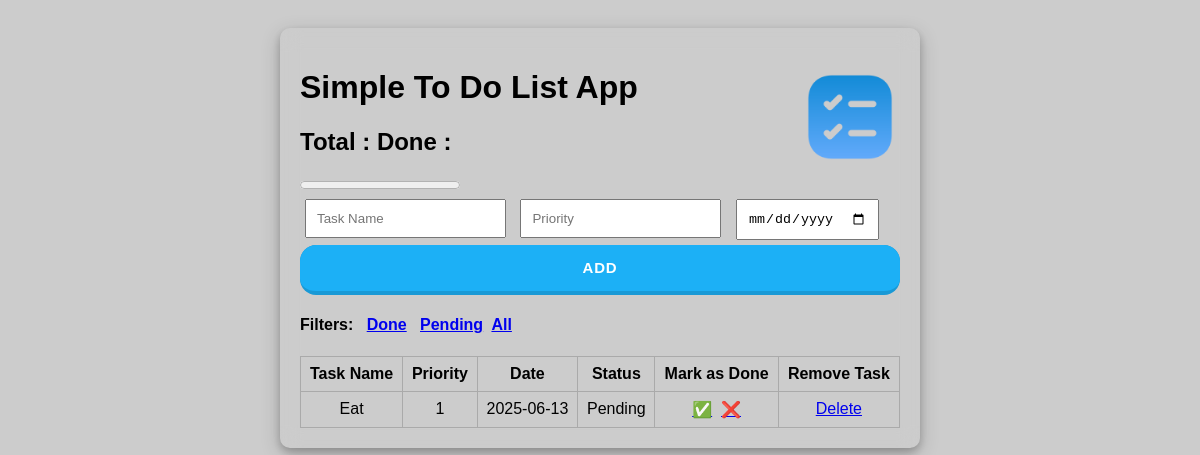
Page /pendingfilter on the committed database.
### tables this page shows
CREATE TABLE task (
                id INTEGER PRIMARY KEY AUTOINCREMENT,
                tname TEXT,
                priority INTEGER,
                datepick DATE,
                status TEXT
            );

### app.py (the view)
@app.route("/pendingfilter")
def pendingfilter():
    with sqlite3.connect(DB) as conn:
        don = conn.execute("SELECT * FROM task WHERE status = \'Pending\'").fetchall()
    return render_template("index.html", items=don)
    return redirect("/")

### templates/index.html (shortened to what this page needs)
<!DOCTYPE html>
<html>
<head>
    <link rel="stylesheet" href="{{ url_for('static', filename='style.css') }}">
</head>
<body>
    <div class="container">
       <h3>
        <img src="{{ url_for('static', filename='task.png') }}" width="100px" style="float:right;" />
           </h3>
        <h1>Simple To Do List App</h1>
        <h2>Total : {{total}} Done : {{done}}</h2>
        <progress id="file" value = {{done}} max = {{total}}> </progress>
        <form method="POST">
            <input type="text" name="taskname" placeholder="Task Name" required>
            <input type="number" name="priority" placeholder="Priority" required>
            <input type="date"  name="datepicker" placeholder="Date" required>
            <button class="button-19" type="submit">Add</button>
        </form>
        <h4>
            Filters: &nbsp;&nbsp;<a href="{{ url_for('donefilter') }}">Done</a> &nbsp;
            <a href="{{ url_for('pendingfilter') }}">Pending</a>&nbsp;
            <a href="{{ url_for('allfilter') }}">All</a>
        </h4>
        <table>
            <thead>
                <tr>
                    <th>Task Name</th>
                    <th>Priority</th>
                    <th>Date</th>
                    <th>Status</th>
                    <th>Mark as Done</th>
                    <th>Remove Task</th>
                </tr>
            </thead>
            <tbody>
                {% for item in items %}
                <tr>
                    <td>{{ item[1] }}</td>
                    <td>{{ item[2] }}</td>
                    <td>{{ item[3] }}</td>
                    <td>{{ item[4] }}</td>
                    <td><a href="{{ url_for('mark', item_id=item[0]) }}">✅</a> &nbsp;<a href="{{ url_for('unmark', item_id=item[0]) }}">❌</a></td>
                    <td><a href="{{ url_for('delete', item_id=item[0]) }}">Delete</a></td>
                </tr>
                {% endfor %}
            </tbody>
        </table>
    </div>
</body>
</html>

### static/style.css (style rules this page uses)
body { font-family: Arial; background: #f4f4f4; padding: 20px; background-image: url("https://images.unsplash.com/photo-1616088410192-d1b123712994?fm=jpg&q=60&w=3000&ixlib=rb-4.1.0&ixid=M3wxMjA3fDB8MHxzZWFyY2h8Mnx8bWluaW1hbCUyMGJhY2tncm91bmR8ZW58MHx8MHx8fDA%3D"); background-color: #cccccc; background-position: center; background-repeat: no-repeat; background-size: cover; position: relative; }
.container { padding: 20px; width: 600px; margin: auto; border-radius: 10px; box-shadow: 0 4px 8px 0 rgba(0, 0, 0, 0.2), 0 6px 20px 0 rgba(0, 0, 0, 0.19); backdrop-filter: blur(10px); }
form input, form button { margin: 5px; padding: 10px; }
.button-19 { appearance: button; background-color: #1899D6; border: solid transparent; border-radius: 16px; border-width: 0 0 4px; box-sizing: border-box; color: #FFFFFF; cursor: pointer; display: inline-block; font-family: din-round,sans-serif; font-size: 15px; font-weight: 700; letter-spacing: .8px; line-height: 20px; margin: 0; outline: none; overflow: visible; padding: 13px 16px; text-align: center; text-transform: uppercase; touch-action: manipulation; transform: translateZ(0); transition: filter .2s; user-select: none; -webkit-user-select: none; vertical-align: middle; white-space: nowrap; width: 100%; }
.button-19:after { background-clip: padding-box; background-color: #1CB0F6; border: solid transparent; border-radius: 16px; border-width: 0 0 4px; bottom: -4px; content: ""; left: 0; position: absolute; right: 0; top: 0; z-index: -1; }
.button-19, .button-19:focus { user-select: auto; }
table { width: 100%; margin-top: 20px; border-collapse: collapse; }
th, td { border: 1px solid #aaa; padding: 8px; text-align: center; }

### rows in the picture
task: tname "Eat", priority "1", datepick "2025-06-13", status "Pending"
